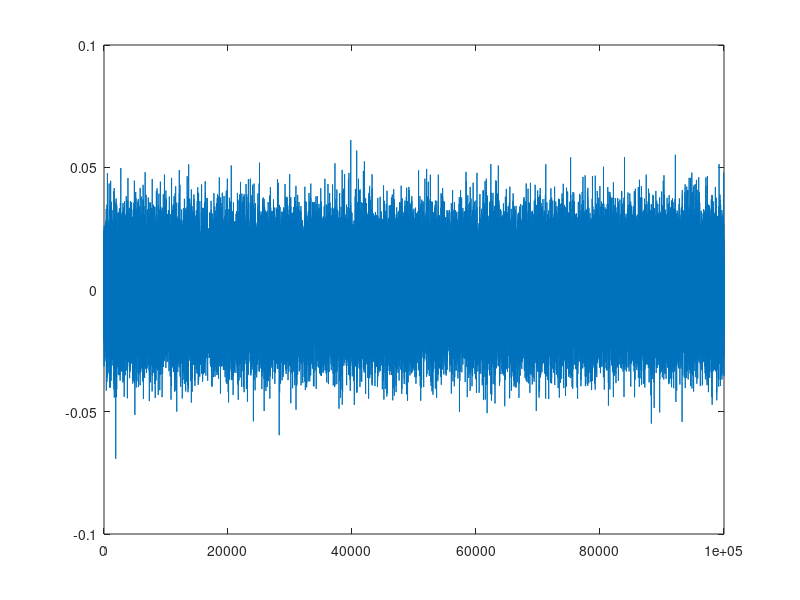

Write MATLAB code to recreate this figure. (Note: this script raises an error after producing the figure.)
%% Q1
clc
clear
close all

load('data_Q1.mat')

plot(y)

figure
autocorr(y)


%% Q2
clc
clear
close all

load('data_Q2.mat')

mini = min([walker3; walker1; walker2]);
maxi = max([walker3; walker1; walker2]);

A = zeros(maxi, maxi);


for t=2:length(walker1)
    A(walker1(t-1), walker1(t)) = 1;
    A(walker1(t), walker1(t-1)) = 1;
end

for t=2:length(walker2)
    A(walker2(t-1), walker2(t)) = 1;
    A(walker2(t), walker2(t-1)) = 1;
end

for t=2:length(walker3)
    A(walker3(t-1), walker3(t)) = 1;
    A(walker3(t), walker3(t-1)) = 1;
end





%% Q3
clc
clear
close all

load('data_Q3.mat')

k = sum(A,2);
Diag = zeros(76,76);
for i=1:76
    Diag(i,i) = k(i);
end

L = Diag - A;
[V,D] = eig(L);


%% Q4
clc
clear
close all

load('data_Q4.mat')

% Frequency
figure;

subplot(1,2,1)
histogram(x1, 'Normalization', 'pdf'); % Normalized histogram
xlabel('Value');
ylabel('Frequency');
title('Frequency Distribution of x1');
grid on;

subplot(1,2,2)
histogram(x2, 'Normalization', 'pdf'); % Normalized histogram
xlabel('Value');
ylabel('Frequency');
title('Frequency Distribution of x2');
grid on;

% Drift
drift_x1 = diff(x1);
drift_x2 = diff(x2);

figure;

subplot(1,2,1)
plot(x1(1:end-1), drift_x1, '.');
xlabel('Value');
ylabel('Drift');
title('Instantaneous Drift x1');
grid on;

subplot(1,2,2);
plot(x2(1:end-1), drift_x2, '.');
xlabel('Value');
ylabel('Drift');
title('Instantaneous Drift x2');
grid on;

% Diffusion
diff_x1 = sqrt(abs(drift_x1));
diff_x2 = sqrt(abs(drift_x2));

figure

subplot(1,2,1);
plot(x1(1:end-1), diff_x1, '.');
xlabel('Value');
ylabel('Diffusion');
title('Instantaneous Diffusion x1');
grid on;

subplot(1,2,2);
plot(x2(1:end-1), diff_x2, '.');
xlabel('Value');
ylabel('Diffusion');
title('Instantaneous Diffusion x2');
grid on;


%% Q3
clc
clear
close all

load('data_Q5.mat')

figure
scatter(height, weight)



%% Q6
clc
clear
close all

load('data_Q6.mat')

[U, S, V] = svd(V_xyt, 'econ');

figure
title('Three dominant modes')
subplot(2,2,1)
imagesc(reshape(U(:,1),199,449))

subplot(2,2,2)
imagesc(reshape(U(:,2),199,449))

subplot(2,2,3)
imagesc(reshape(U(:,3),199,449))

V_approx = U(:,1:3) * S(1:3,1:3) * V(:,1:3)';

figure
for t=1:151
    imagesc(reshape(V(:,t), 199,449))
    drawnow limitrate
end